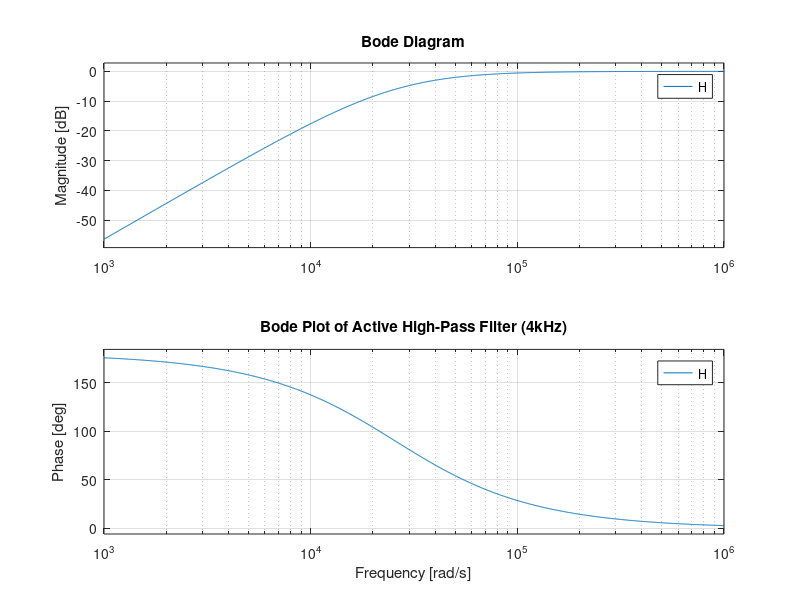

Source code (MATLAB): (Note: this script raises an error after producing the figure.)
clc; 
clear; 
close all;


R1 = 390;   % 390Ω
R2 = 390;   % 390Ω
R3 = 10e3;  % 10kΩ (For Op-Amp feedback)
R4 = 10e3;  % 10kΩ (For Op-Amp feedback)
C1 = 0.1e-6; % 0.1µF (100nF)
C2 = 0.1e-6; % 0.1µF (100nF)

%  Cutoff Frequency (f_c)
fc = 1 / (2 * pi * sqrt(R1 * R2 * C1 * C2));
fprintf('Cutoff Frequency: %.2f Hz\n', fc);

%  (Laplace Domain)
s = tf('s');
H = (R1 * R2 * C1 * C2 * s^2) / (R1 * R2 * C1 * C2 * s^2 + (R1 + R2) * C1 * s + 1);

% Plot Bode Plot (Magnitude & Phase Response)
figure;
bode(H);
grid on;
title('Bode Plot of Active High-Pass Filter (4kHz)');

%  (Magnitude Plot)
figure;
freqs([R1 * R2 * C1 * C2, 0, 0], [R1 * R2 * C1 * C2, (R1 + R2) * C1, 1]);
grid on;
title('Frequency Response of Active High-Pass Filter (4kHz)');

% Step Response
figure;
step(H);
grid on;
title('Step Response of Active High-Pass Filter (4kHz)');
